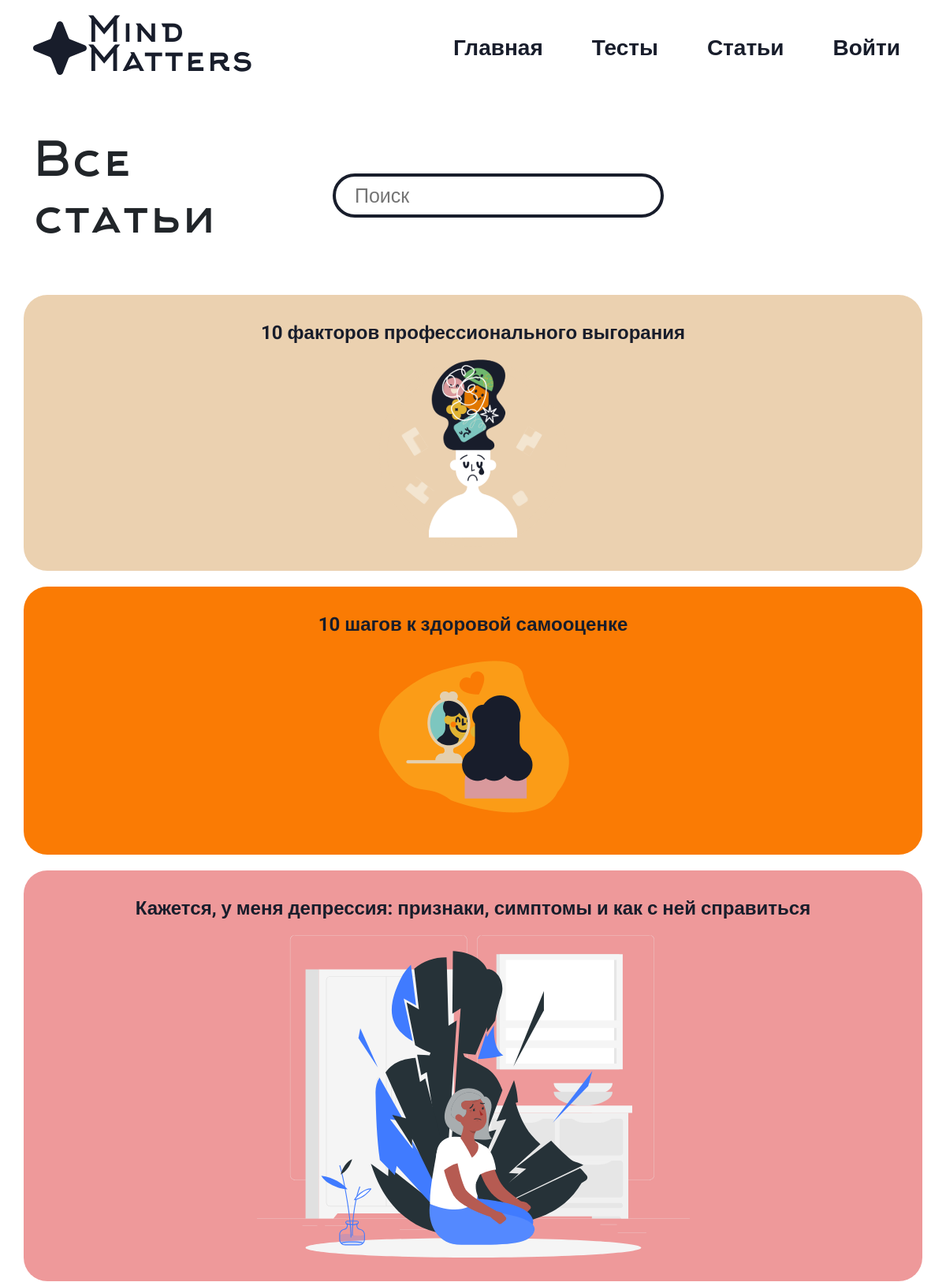
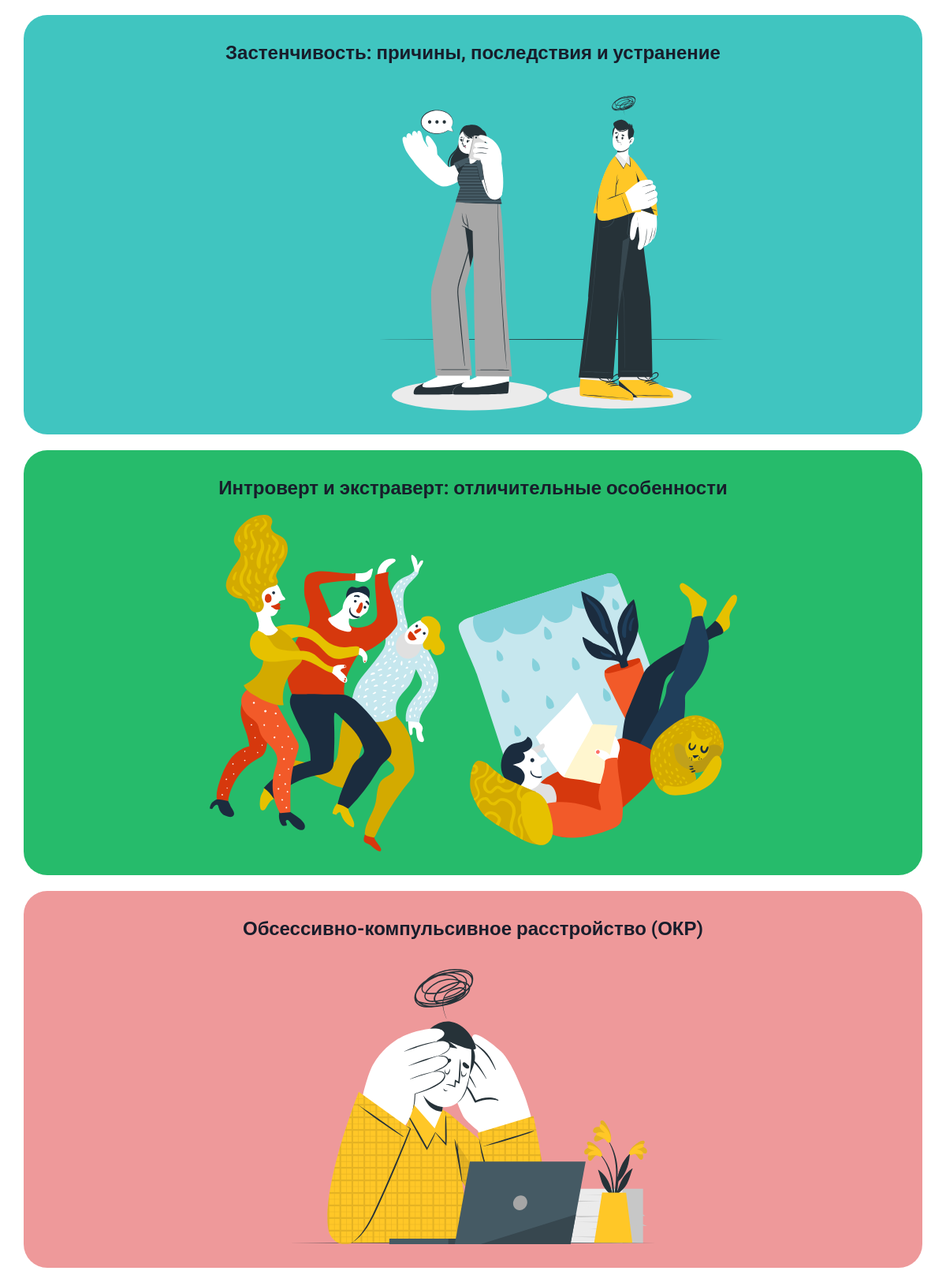
The page /articles (upper part) on the database its author committed (2 pictures, top to bottom).
### app/models.py (models this page shows, shortened)
class Articles(db.Model):
    id = db.Column(db.Integer,primary_key=True)
    title = db.Column(db.String(100))
    text = db.Column(db.Text)
    image_name = db.Column(db.String(100))
    category = db.Column(db.String(100))
    color = db.Column(db.String(100))
    root = db.Column(db.Integer, default=1)

### app/views.py (the view)
@app.route('/articles', methods=['GET', 'POST'])
def articles():
    articles = Articles.query.all()
    if request.method == 'GET':
        name = request.args.get('seach')
        if name:
            name= name.capitalize()
            title = "%{}%".format(name)
            articles = Articles.query.filter(Articles.title.like(title)).all()
            return render_template("articles.html",articles=articles)
        else:
             return render_template("articles.html",articles=articles)
    return render_template("articles.html",articles=articles)

### app/views.py (called while the page is built)
@app.context_processor
def inject_user():
    def get_user_name():
        if 'name' in session:
            return Users.query.filter_by(email=session['name']).first()
    return dict(active_user=get_user_name())

### app/templates/articles.html (shortened to what this page needs)
{% extends 'base.html' %}
{% block main %}
<div class="articles-wrap">
    <div class="container">
        <div class="articles-header ">
            <div class="row  d-flex justify-content-between  align-items-center">
                <div class="col-lg-4">
                    <h1>Все статьи</h1>
                </div>
                <div class="col">
                    <form method="get">
                        <input type="search" placeholder="Поиск" class="px-4 py-4" id="seach-art" name="seach">
                    </form>
                </div>
            </div>
        </div>
        <div class="articles-mobile">
            {%for article in articles%}
            {%if article.root==1%}
            <div class="row article-mobile" style="background-color: {{article.color}};">
                <p><a href="/article/{{article.id}}">{{article.title}}</a></p>
                <a href="/article/{{article.id}}"> <img src="../static/img/upload/{{article.image_name}}"  alt=""
                        class="img-fluid"></a>
            </div>
            {%endif%}
            {%endfor%}
        </div>
    </div>
</div>
{% endblock %}

### app/static/css/style.css (style rules this page uses)
* { font-family: "Roboto", sans-serif; }
.articles-header { margin: 50px 0; }
.articles-header h1 { font-size: 60px; font-family: "Arkhip"; }
#seach-art { border: 4px solid #181d2b; border-radius: 30px; width: 420px; height: 40px; font-size: 25px; }
.articles-mobile { text-align: center; display: flex; flex-direction: column; justify-content: center; align-items: center; display: none; }
.articles-mobile .article-mobile { display: flex; padding: 30px; border-radius: 30px; display: flex; margin-bottom: 20px; }
.article-mobile a { text-decoration: none; color: #181d2b; font-weight: bold; font-size: 24px; }
@media (max-width: 1200px) { .articles-header form input { width: 248px; } }
@media (max-width: 1200px) { .articles-mobile { display: block; } }

### app/templates/base.html (style rules this page uses)
html { height: 100%; }
body { display: flex; flex-direction: column; height: 100%; }

### rows shown on the page
Articles: title "10 факторов профессионального выгорания", shows a picture
Articles: title "10 шагов к здоровой самооценке", image_name (picture)
Articles: title "Кажется, у меня депрессия: признаки, симптомы и как с ней справиться", image_name (picture)
Articles: title "Застенчивость: причины, последствия и устранение", image_name (picture)
Articles: title "Интроверт и экстраверт: отличительные особенности", image_name (picture)
Articles: title "Обсессивно-компульсивное расстройство (ОКР)", image_name (picture)
